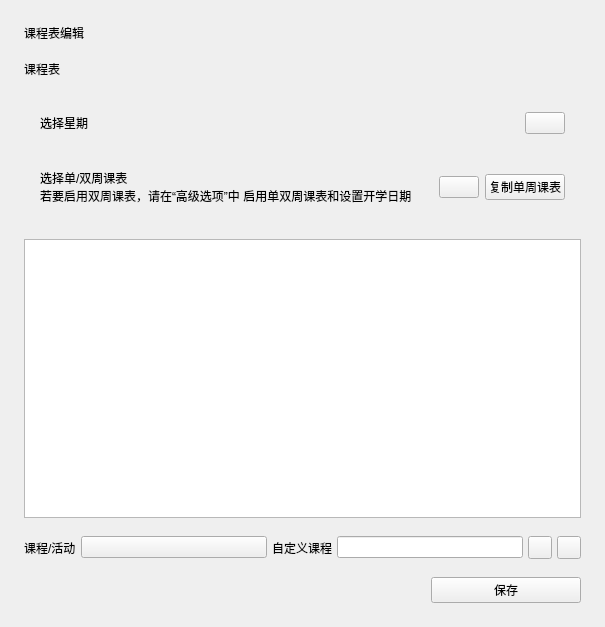
<?xml version="1.0" encoding="UTF-8"?>
<ui version="4.0">
 <class>Form</class>
 <widget class="QWidget" name="Form">
  <property name="geometry">
   <rect>
    <x>0</x>
    <y>0</y>
    <width>605</width>
    <height>627</height>
   </rect>
  </property>
  <property name="windowTitle">
   <string>Form</string>
  </property>
  <layout class="QVBoxLayout" name="verticalLayout_2">
   <property name="spacing">
    <number>18</number>
   </property>
   <property name="leftMargin">
    <number>24</number>
   </property>
   <property name="topMargin">
    <number>24</number>
   </property>
   <property name="rightMargin">
    <number>24</number>
   </property>
   <property name="bottomMargin">
    <number>24</number>
   </property>
   <item>
    <widget class="TitleLabel" name="TitleLabel">
     <property name="text">
      <string>课程表编辑</string>
     </property>
    </widget>
   </item>
   <item>
    <layout class="QHBoxLayout" name="horizontalLayout_5">
     <item>
      <widget class="SubtitleLabel" name="SubtitleLabel">
       <property name="text">
        <string>课程表</string>
       </property>
      </widget>
     </item>
    </layout>
   </item>
   <item>
    <layout class="QVBoxLayout" name="verticalLayout">
     <property name="spacing">
      <number>3</number>
     </property>
     <item>
      <widget class="CardWidget" name="CardWidget">
       <property name="sizePolicy">
        <sizepolicy hsizetype="Preferred" vsizetype="Minimum">
         <horstretch>0</horstretch>
         <verstretch>0</verstretch>
        </sizepolicy>
       </property>
       <property name="minimumSize">
        <size>
         <width>0</width>
         <height>0</height>
        </size>
       </property>
       <layout class="QHBoxLayout" name="horizontalLayout_2">
        <property name="leftMargin">
         <number>16</number>
        </property>
        <property name="topMargin">
         <number>16</number>
        </property>
        <property name="rightMargin">
         <number>16</number>
        </property>
        <property name="bottomMargin">
         <number>16</number>
        </property>
        <item>
         <widget class="StrongBodyLabel" name="StrongBodyLabel">
          <property name="text">
           <string>选择星期</string>
          </property>
         </widget>
        </item>
        <item>
         <widget class="ComboBox" name="week_combo">
          <property name="sizePolicy">
           <sizepolicy hsizetype="Maximum" vsizetype="Fixed">
            <horstretch>0</horstretch>
            <verstretch>0</verstretch>
           </sizepolicy>
          </property>
         </widget>
        </item>
       </layout>
      </widget>
     </item>
     <item>
      <widget class="CardWidget" name="CardWidget_2">
       <property name="minimumSize">
        <size>
         <width>0</width>
         <height>60</height>
        </size>
       </property>
       <layout class="QHBoxLayout" name="horizontalLayout_3">
        <property name="leftMargin">
         <number>16</number>
        </property>
        <property name="topMargin">
         <number>16</number>
        </property>
        <property name="rightMargin">
         <number>16</number>
        </property>
        <property name="bottomMargin">
         <number>16</number>
        </property>
        <item>
         <layout class="QVBoxLayout" name="verticalLayout_3">
          <property name="spacing">
           <number>0</number>
          </property>
          <item>
           <widget class="StrongBodyLabel" name="StrongBodyLabel_2">
            <property name="sizePolicy">
             <sizepolicy hsizetype="Expanding" vsizetype="Preferred">
              <horstretch>0</horstretch>
              <verstretch>0</verstretch>
             </sizepolicy>
            </property>
            <property name="text">
             <string>选择单/双周课表</string>
            </property>
           </widget>
          </item>
          <item>
           <widget class="CaptionLabel" name="CaptionLabel">
            <property name="text">
             <string>若要启用双周课表，请在“高级选项”中 启用单双周课表和设置开学日期</string>
            </property>
           </widget>
          </item>
         </layout>
        </item>
        <item>
         <widget class="ComboBox" name="week_type_combo"/>
        </item>
        <item>
         <widget class="PushButton" name="copy_schedule">
          <property name="text">
           <string>复制单周课表</string>
          </property>
         </widget>
        </item>
       </layout>
      </widget>
     </item>
    </layout>
   </item>
   <item>
    <widget class="ListWidget" name="schedule_list">
     <property name="sizePolicy">
      <sizepolicy hsizetype="Expanding" vsizetype="Expanding">
       <horstretch>0</horstretch>
       <verstretch>0</verstretch>
      </sizepolicy>
     </property>
    </widget>
   </item>
   <item>
    <layout class="QHBoxLayout" name="horizontalLayout">
     <property name="spacing">
      <number>5</number>
     </property>
     <item>
      <widget class="BodyLabel" name="BodyLabel_2">
       <property name="sizePolicy">
        <sizepolicy hsizetype="Fixed" vsizetype="Preferred">
         <horstretch>0</horstretch>
         <verstretch>0</verstretch>
        </sizepolicy>
       </property>
       <property name="text">
        <string>课程/活动</string>
       </property>
       <property name="alignment">
        <set>Qt::AlignLeading|Qt::AlignLeft|Qt::AlignVCenter</set>
       </property>
      </widget>
     </item>
     <item>
      <widget class="ComboBox" name="class_combo">
       <property name="sizePolicy">
        <sizepolicy hsizetype="Minimum" vsizetype="Fixed">
         <horstretch>0</horstretch>
         <verstretch>0</verstretch>
        </sizepolicy>
       </property>
      </widget>
     </item>
     <item>
      <widget class="BodyLabel" name="BodyLabel_3">
       <property name="sizePolicy">
        <sizepolicy hsizetype="Fixed" vsizetype="Preferred">
         <horstretch>0</horstretch>
         <verstretch>0</verstretch>
        </sizepolicy>
       </property>
       <property name="text">
        <string>自定义课程</string>
       </property>
      </widget>
     </item>
     <item>
      <widget class="LineEdit" name="custom_class">
       <property name="sizePolicy">
        <sizepolicy hsizetype="Minimum" vsizetype="Fixed">
         <horstretch>0</horstretch>
         <verstretch>0</verstretch>
        </sizepolicy>
       </property>
       <property name="readOnly">
        <bool>false</bool>
       </property>
      </widget>
     </item>
     <item>
      <widget class="ToolButton" name="set_button"/>
     </item>
     <item>
      <widget class="ToolButton" name="clear_button"/>
     </item>
    </layout>
   </item>
   <item>
    <layout class="QHBoxLayout" name="horizontalLayout_4" stretch="0,0">
     <property name="spacing">
      <number>2</number>
     </property>
     <item>
      <spacer name="horizontalSpacer">
       <property name="orientation">
        <enum>Qt::Horizontal</enum>
       </property>
       <property name="sizeHint" stdset="0">
        <size>
         <width>40</width>
         <height>20</height>
        </size>
       </property>
      </spacer>
     </item>
     <item>
      <widget class="PrimaryPushButton" name="save_schedule">
       <property name="sizePolicy">
        <sizepolicy hsizetype="Fixed" vsizetype="Minimum">
         <horstretch>0</horstretch>
         <verstretch>0</verstretch>
        </sizepolicy>
       </property>
       <property name="minimumSize">
        <size>
         <width>150</width>
         <height>0</height>
        </size>
       </property>
       <property name="text">
        <string>保存</string>
       </property>
      </widget>
     </item>
    </layout>
   </item>
  </layout>
 </widget>
 <customwidgets>
  <customwidget>
   <class>ComboBox</class>
   <extends>QPushButton</extends>
   <header>qfluentwidgets</header>
  </customwidget>
  <customwidget>
   <class>PushButton</class>
   <extends>QPushButton</extends>
   <header>qfluentwidgets</header>
  </customwidget>
  <customwidget>
   <class>PrimaryPushButton</class>
   <extends>PushButton</extends>
   <header>qfluentwidgets</header>
  </customwidget>
  <customwidget>
   <class>ToolButton</class>
   <extends>QToolButton</extends>
   <header>qfluentwidgets</header>
  </customwidget>
  <customwidget>
   <class>CardWidget</class>
   <extends>QFrame</extends>
   <header>qfluentwidgets</header>
   <container>1</container>
  </customwidget>
  <customwidget>
   <class>CaptionLabel</class>
   <extends>QLabel</extends>
   <header>qfluentwidgets</header>
  </customwidget>
  <customwidget>
   <class>BodyLabel</class>
   <extends>QLabel</extends>
   <header>qfluentwidgets</header>
  </customwidget>
  <customwidget>
   <class>StrongBodyLabel</class>
   <extends>QLabel</extends>
   <header>qfluentwidgets</header>
  </customwidget>
  <customwidget>
   <class>SubtitleLabel</class>
   <extends>QLabel</extends>
   <header>qfluentwidgets</header>
  </customwidget>
  <customwidget>
   <class>TitleLabel</class>
   <extends>QLabel</extends>
   <header>qfluentwidgets</header>
  </customwidget>
  <customwidget>
   <class>LineEdit</class>
   <extends>QLineEdit</extends>
   <header>qfluentwidgets</header>
  </customwidget>
  <customwidget>
   <class>ListWidget</class>
   <extends>QListWidget</extends>
   <header>qfluentwidgets</header>
  </customwidget>
 </customwidgets>
 <resources/>
 <connections/>
</ui>
